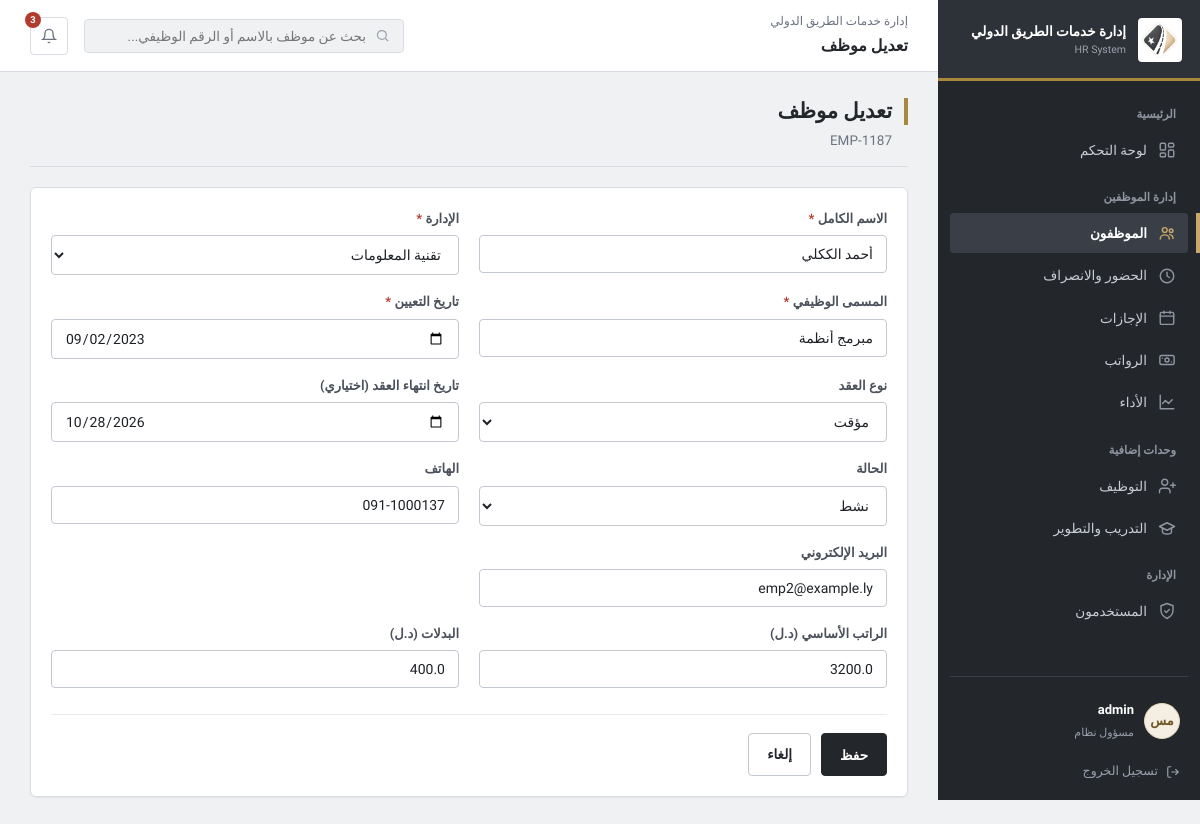
Screenshot of /employees/2/edit (signed in) with the database file from the repository.
### tables this page shows
CREATE TABLE users (
    id INTEGER PRIMARY KEY AUTOINCREMENT,
    username TEXT NOT NULL UNIQUE,
    password_hash TEXT NOT NULL,
    role TEXT NOT NULL DEFAULT 'hr',
    employee_id INTEGER REFERENCES employees(id)
);

CREATE TABLE employees (
    id INTEGER PRIMARY KEY AUTOINCREMENT,
    employee_code TEXT NOT NULL UNIQUE,
    full_name TEXT NOT NULL,
    initials TEXT NOT NULL,
    department_id INTEGER NOT NULL REFERENCES departments(id),
    position TEXT NOT NULL,
    hire_date TEXT NOT NULL,
    contract_type TEXT NOT NULL,
    contract_end_date TEXT,
    status TEXT NOT NULL DEFAULT 'نشط',
    phone TEXT,
    email TEXT,
    base_salary REAL NOT NULL DEFAULT 0,
    allowance REAL NOT NULL DEFAULT 0
);

### modules/employees.py (the view, shortened to what this page needs)
@bp.route("/<int:emp_id>/edit", methods=["GET", "POST"])
@login_required
def edit(emp_id):
    conn = db.get_db()
    emp = conn.execute("SELECT * FROM employees WHERE id=?", (emp_id,)).fetchone()
    if not emp:
        abort(404)
    return render_template("employees/form.html", emp=emp, departments=department_options(conn),
                           contracts=CONTRACTS, statuses=STATUSES, editing=True)

### app.py (called while the page is built)
def get_current_user():
    if "user_id" not in session:
        return None
    return db.get_db().execute(
        """
        SELECT u.id, u.username, u.role, u.employee_id,
               e.full_name, e.initials, e.position,
               d.name AS department_name
        FROM users u
        LEFT JOIN employees e ON e.id = u.employee_id
        LEFT JOIN departments d ON d.id = e.department_id
        WHERE u.id = ?
        """,
        (session["user_id"],),
    ).fetchone()

@app.context_processor
def inject_globals():
    ctx = {"current_user": None, "pending_badge": 0}
    if "user_id" in session:
        ctx["current_user"] = get_current_user()
        ctx["pending_badge"] = db.get_db().execute(
            "SELECT COUNT(*) AS c FROM leave_requests WHERE status = 'pending'"
        ).fetchone()["c"]
    return ctx

@app.before_request
def csrf_protect():
    if request.method == "POST" and not csrf_valid():
        abort(400)

### core.py (called while the page is built)
def login_required(view):
    @wraps(view)
    def wrapped(*args, **kwargs):
        uid = session.get("user_id")
        if not uid:
            return redirect(url_for("login"))
        ok = db.get_db().execute("SELECT 1 FROM users WHERE id = ?", (uid,)).fetchone()
        if not ok:
            session.clear()
            return redirect(url_for("login"))
        return view(*args, **kwargs)
    return wrapped

def csrf_token():
    if "_csrf" not in session:
        session["_csrf"] = secrets.token_hex(16)
    return session["_csrf"]

def department_options(conn):
    return [(r["id"], r["name"]) for r in conn.execute("SELECT id, name FROM departments ORDER BY name").fetchall()]

### db.py (called while the page is built)
def get_db():
    if "db" not in g:
        os.makedirs(os.path.dirname(DB_PATH), exist_ok=True)
        g.db = sqlite3.connect(DB_PATH)
        g.db.row_factory = sqlite3.Row
        g.db.execute("PRAGMA foreign_keys = ON")
    return g.db

### templates/employees/form.html (shortened to what this page needs)
{% extends "base.html" %}{% import "_macros.html" as m %}
{% set page_label = 'تعديل موظف' if editing else 'إضافة موظف' %}{% set active_panel = 'employees' %}
{% block content %}
{{ m.page_head(page_label, emp.employee_code if editing else 'سيُولَّد الرقم الوظيفي تلقائياً') }}
<div class="card"><div class="card-body">
<form method="POST">{{ m.csrf() }}
  <div class="form-grid">
    {{ m.input('الاسم الكامل', 'full_name', emp.full_name, required=True) }}
    {{ m.select('الإدارة', 'department_id', departments, emp.department_id, True, 'اختر الإدارة') }}
    {{ m.input('المسمى الوظيفي', 'position', emp.position, required=True) }}
    {{ m.input('تاريخ التعيين', 'hire_date', emp.hire_date, 'date', True) }}
    {{ m.select('نوع العقد', 'contract_type', contracts|pairs, emp.contract_type) }}
    {{ m.input('تاريخ انتهاء العقد (اختياري)', 'contract_end_date', emp.contract_end_date, 'date') }}
    {{ m.select('الحالة', 'status', statuses|pairs, emp.status) }}
    {{ m.input('الهاتف', 'phone', emp.phone) }}
    {{ m.input('البريد الإلكتروني', 'email', emp.email, 'email') }}
    <div></div>
    {{ m.input('الراتب الأساسي (د.ل)', 'base_salary', emp.base_salary, 'number', attrs='min="0" step="0.01"') }}
    {{ m.input('البدلات (د.ل)', 'allowance', emp.allowance, 'number', attrs='min="0" step="0.01"') }}
  </div>
  <div class="form-actions"><button class="btn btn-primary" type="submit">حفظ</button>
    <a class="btn" href="{{ url_for('employees.view', emp_id=emp.id) if editing else url_for('employees.index') }}">إلغاء</a></div>
</form>
</div></div>
{% endblock %}

### templates/base.html (shortened to what this page needs)
{%- macro nav(key, endpoint, label, icon) -%}
<a class="nav-item {{ 'active' if active_panel == key else '' }}" href="{{ url_for(endpoint) }}">
  <svg viewBox="0 0 24 24" fill="none" stroke="currentColor" stroke-width="1.9" stroke-linecap="round" stroke-linejoin="round">{{ icon|safe }}</svg>{{ label }}
</a>
{%- endmacro -%}
<!DOCTYPE html>
<html lang="ar" dir="rtl">
<head>
<link rel="stylesheet" href="{{ url_for('static', filename='css/style.css') }}">
</head>
<body>
<div class="shell">
  <aside class="sidebar">
    <a class="brand" href="{{ url_for('dashboard') }}">
      <img src="{{ url_for('static', filename='img/emblem.png') }}" alt="شعار {{ ORG_NAME }}">
      <div><b>{{ ORG_NAME }}</b><span>HR System</span></div>
    </a>
    <div class="nav-label">الرئيسية</div>
    {{ nav('overview', 'dashboard', 'لوحة التحكم', '<rect x="3" y="3" width="7" height="9" rx="1.5"/><rect x="14" y="3" width="7" height="5" rx="1.5"/><rect x="14" y="12" width="7" height="9" rx="1.5"/><rect x="3" y="16" width="7" height="5" rx="1.5"/>') }}
    <div class="nav-label">إدارة الموظفين</div>
    {{ nav('employees', 'employees.index', 'الموظفون', '<circle cx="9" cy="8" r="3.2"/><path d="M3 20c0-3.3 2.7-5.5 6-5.5s6 2.2 6 5.5"/><circle cx="17.5" cy="9" r="2.4"/><path d="M15.5 14.2c2.6.3 4.5 2 4.5 5"/>') }}
    {{ nav('attendance', 'attendance.index', 'الحضور والانصراف', '<circle cx="12" cy="12" r="9"/><path d="M12 7v5l3.2 2"/>') }}
    {{ nav('leaves', 'leaves.index', 'الإجازات', '<rect x="3" y="4.5" width="18" height="16" rx="2"/><path d="M3 9.5h18M8 3v3M16 3v3"/>') }}
    {{ nav('payroll', 'payroll.index', 'الرواتب', '<rect x="2.5" y="6" width="19" height="12" rx="2"/><circle cx="12" cy="12" r="2.6"/><path d="M6 9.5v.01M18 14.5v.01"/>') }}
    {{ nav('performance', 'performance.index', 'الأداء', '<path d="M3 3v18h18"/><path d="m19 9-5 5-4-4-4 4"/>') }}
    <div class="nav-label">وحدات إضافية</div>
    {{ nav('recruitment', 'recruitment.index', 'التوظيف', '<path d="M16 21v-2a4 4 0 0 0-4-4H6a4 4 0 0 0-4 4v2"/><circle cx="9" cy="7" r="4"/><path d="M20 8v6M23 11h-6"/>') }}
    {{ nav('training', 'training.index', 'التدريب والتطوير', '<path d="M22 10 12 5 2 10l10 5 10-5Z"/><path d="M6 12.5V17c0 1.7 2.7 3 6 3s6-1.3 6-3v-4.5"/>') }}
    {% if session.get('role') == 'admin' %}
    <div class="nav-label">الإدارة</div>
    {{ nav('users', 'users.index', 'المستخدمون', '<path d="M12 2 4 5v6c0 5 3.4 8.7 8 11 4.6-2.3 8-6 8-11V5Z"/><path d="m9 12 2 2 4-4"/>') }}
    {% endif %}
    <div class="sidebar-foot">
      <a class="user-chip" href="{{ url_for('users.account') }}" title="حسابي">
        <div class="avatar">{{ current_user['initials'] if current_user and current_user['initials'] else 'مس' }}</div>
        <div class="who">
          <b>{{ (current_user['full_name'] or current_user['username']) if current_user else '' }}</b>
          <span>{% if current_user and current_user['department_name'] %}{{ current_user['position'] }}{% elif current_user %}{{ 'مسؤول نظام' if current_user['role'] == 'admin' else 'موارد بشرية' }}{% endif %}</span>
        </div>
      </a>
      <a class="logout-link" href="{{ url_for('logout') }}">
        <svg width="14" height="14" viewBox="0 0 24 24" fill="none" stroke="currentColor" stroke-width="2"><path d="M9 21H5a2 2 0 0 1-2-2V5a2 2 0 0 1 2-2h4"/><path d="M16 17l5-5-5-5M21 12H9"/></svg>
        تسجيل الخروج
      </a>
    </div>
  </aside>
  <div class="main">
    <div class="topbar">
      <div class="page-title">{{ ORG_NAME }}<b>{{ page_label|default('لوحة التحكم') }}</b></div>
      <form class="search" method="GET" action="{{ url_for('employees.index') }}" role="search">
        <svg width="15" height="15" viewBox="0 0 24 24" fill="none" stroke="currentColor" stroke-width="2"><circle cx="11" cy="11" r="7"/><path d="m21 21-4.3-4.3"/></svg>
        <input type="search" name="q" placeholder="بحث عن موظف بالاسم أو الرقم الوظيفي..." aria-label="بحث">
      </form>
      <a class="icon-btn" href="{{ url_for('leaves.index', status='pending') }}" title="طلبات إجازة معلّقة" aria-label="الإشعارات">
        <svg width="16" height="16" viewBox="0 0 24 24" fill="none" stroke="currentColor" stroke-width="2"><path d="M18 8a6 6 0 0 0-12 0c0 7-3 9-3 9h18s-3-2-3-9"/><path d="M13.7 21a2 2 0 0 1-3.4 0"/></svg>
        {% if pending_badge %}<span class="badge">{{ pending_badge }}</span>{% endif %}
      </a>
    </div>
    <div class="content">
      {% block content %}{% endblock %}
    </div>
  </div>
</div>
</body>
</html>

### templates/_macros.html (shortened to what this page needs)
{% macro input(label, name, value='', type='text', required=False, attrs='', full=False) -%}
<div class="field{{ ' full' if full }}"><label for="{{ name }}">{{ label }}{% if required %} <i class="req">*</i>{% endif %}</label>
<input type="{{ type }}" id="{{ name }}" name="{{ name }}" value="{{ value if value is not none else '' }}" {{ 'required' if required }} {{ attrs|safe }}></div>
{%- endmacro %}
{% macro select(label, name, options, selected=None, required=False, blank=None, full=False) -%}
<div class="field{{ ' full' if full }}"><label for="{{ name }}">{{ label }}{% if required %} <i class="req">*</i>{% endif %}</label>
<select id="{{ name }}" name="{{ name }}" {{ 'required' if required }}>
{% for v, t in options %}<option value="{{ v }}" {{ 'selected' if selected is not none and selected|string == v|string }}>{{ t }}</option>{% endfor %}
</select></div>
{%- endmacro %}
{% macro page_head(title, sub='') -%}
<div class="page-head"><div><h2>{{ title }}</h2>{% if sub %}<p>{{ sub }}</p>{% endif %}</div><div class="actions">{{ caller() if caller else '' }}</div></div>
{%- endmacro %}

### rows the page displays
users: username "admin", role "مسؤول نظام"
employees: employee_code "EMP-1187", full_name "أحمد الككلي", position "مبرمج أنظمة", hire_date "09/02/2023", contract_end_date "10/28/2026", phone "091-1000137", email "emp2@example.ly", base_salary "3200.0", allowance "400.0"

### other values shown
{{ ORG_NAME }} "إدارة خدمات الطريق الدولي"
{{ label }} "لوحة التحكم الموظفون الحضور والانصراف الإجازات الرواتب الأداء التوظيف التدريب والتطوير المستخدمون"
{{ page_label|default('لوحة التحكم') }} "تعديل موظف"
{{ pending_badge }} "3"
{{ title }} "تعديل موظف"
{{ label }} "الاسم الكامل المسمى الوظيفي تاريخ التعيين تاريخ انتهاء العقد (اختياري) الهاتف البريد الإلكتروني الراتب الأساسي (د.ل) البدلات (د.ل)"
{{ label }} "الإدارة نوع العقد الحالة"
form field department_id "تقنية المعلومات"
form field contract_type "مؤقت"
form field status "نشط"
